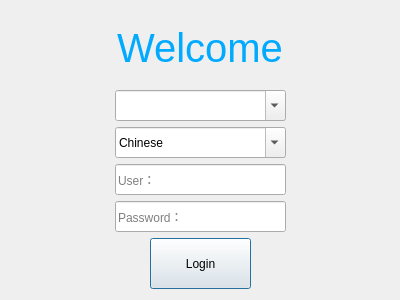
<?xml version="1.0" encoding="UTF-8"?>
<ui version="4.0">
 <class>LoginDialog</class>
 <widget class="QDialog" name="LoginDialog">
  <property name="enabled">
   <bool>true</bool>
  </property>
  <property name="geometry">
   <rect>
    <x>0</x>
    <y>0</y>
    <width>400</width>
    <height>300</height>
   </rect>
  </property>
  <property name="minimumSize">
   <size>
    <width>400</width>
    <height>300</height>
   </size>
  </property>
  <property name="maximumSize">
   <size>
    <width>400</width>
    <height>300</height>
   </size>
  </property>
  <property name="windowTitle">
   <string>Login</string>
  </property>
  <layout class="QGridLayout" name="gridLayout">
   <item row="0" column="0" colspan="3">
    <widget class="QLabel" name="label">
     <property name="enabled">
      <bool>true</bool>
     </property>
     <property name="font">
      <font>
       <pointsize>30</pointsize>
      </font>
     </property>
     <property name="layoutDirection">
      <enum>Qt::RightToLeft</enum>
     </property>
     <property name="styleSheet">
      <string notr="true">color: rgb(0, 170, 255);</string>
     </property>
     <property name="text">
      <string>Welcome</string>
     </property>
     <property name="textFormat">
      <enum>Qt::AutoText</enum>
     </property>
     <property name="alignment">
      <set>Qt::AlignCenter</set>
     </property>
     <property name="margin">
      <number>0</number>
     </property>
    </widget>
   </item>
   <item row="1" column="0">
    <spacer name="horizontalSpacer_2">
     <property name="orientation">
      <enum>Qt::Horizontal</enum>
     </property>
     <property name="sizeHint" stdset="0">
      <size>
       <width>93</width>
       <height>20</height>
      </size>
     </property>
    </spacer>
   </item>
   <item row="1" column="1">
    <layout class="QVBoxLayout" name="verticalLayout">
     <item>
      <widget class="QComboBox" name="comboBox">
       <property name="minimumSize">
        <size>
         <width>171</width>
         <height>31</height>
        </size>
       </property>
       <property name="maximumSize">
        <size>
         <width>171</width>
         <height>31</height>
        </size>
       </property>
       <property name="editable">
        <bool>true</bool>
       </property>
      </widget>
     </item>
     <item>
      <widget class="QComboBox" name="comboBox_2">
       <property name="minimumSize">
        <size>
         <width>171</width>
         <height>31</height>
        </size>
       </property>
       <property name="maximumSize">
        <size>
         <width>171</width>
         <height>31</height>
        </size>
       </property>
       <property name="editable">
        <bool>true</bool>
       </property>
       <item>
        <property name="text">
         <string>Chinese</string>
        </property>
       </item>
       <item>
        <property name="text">
         <string>English</string>
        </property>
       </item>
      </widget>
     </item>
     <item>
      <widget class="QLineEdit" name="lineEdit">
       <property name="minimumSize">
        <size>
         <width>171</width>
         <height>31</height>
        </size>
       </property>
       <property name="maximumSize">
        <size>
         <width>171</width>
         <height>31</height>
        </size>
       </property>
       <property name="placeholderText">
        <string>User：</string>
       </property>
      </widget>
     </item>
     <item>
      <widget class="QLineEdit" name="lineEdit_2">
       <property name="minimumSize">
        <size>
         <width>171</width>
         <height>31</height>
        </size>
       </property>
       <property name="maximumSize">
        <size>
         <width>171</width>
         <height>31</height>
        </size>
       </property>
       <property name="echoMode">
        <enum>QLineEdit::Password</enum>
       </property>
       <property name="placeholderText">
        <string>Password：</string>
       </property>
      </widget>
     </item>
    </layout>
   </item>
   <item row="1" column="2">
    <spacer name="horizontalSpacer_3">
     <property name="orientation">
      <enum>Qt::Horizontal</enum>
     </property>
     <property name="sizeHint" stdset="0">
      <size>
       <width>92</width>
       <height>20</height>
      </size>
     </property>
    </spacer>
   </item>
   <item row="2" column="0" colspan="3">
    <layout class="QHBoxLayout" name="horizontalLayout">
     <item>
      <spacer name="horizontalSpacer_6">
       <property name="minimumSize">
        <size>
         <width>43</width>
         <height>23</height>
        </size>
       </property>
       <property name="maximumSize">
        <size>
         <width>43</width>
         <height>23</height>
        </size>
       </property>
       <property name="orientation">
        <enum>Qt::Horizontal</enum>
       </property>
       <property name="sizeHint" stdset="0">
        <size>
         <width>40</width>
         <height>20</height>
        </size>
       </property>
      </spacer>
     </item>
     <item>
      <widget class="QPushButton" name="pushButton_2">
       <property name="minimumSize">
        <size>
         <width>101</width>
         <height>51</height>
        </size>
       </property>
       <property name="maximumSize">
        <size>
         <width>101</width>
         <height>51</height>
        </size>
       </property>
       <property name="text">
        <string>Login</string>
       </property>
      </widget>
     </item>
     <item>
      <spacer name="horizontalSpacer_5">
       <property name="minimumSize">
        <size>
         <width>43</width>
         <height>23</height>
        </size>
       </property>
       <property name="maximumSize">
        <size>
         <width>43</width>
         <height>23</height>
        </size>
       </property>
       <property name="orientation">
        <enum>Qt::Horizontal</enum>
       </property>
       <property name="sizeHint" stdset="0">
        <size>
         <width>40</width>
         <height>20</height>
        </size>
       </property>
      </spacer>
     </item>
    </layout>
   </item>
  </layout>
 </widget>
 <resources/>
 <connections/>
</ui>
